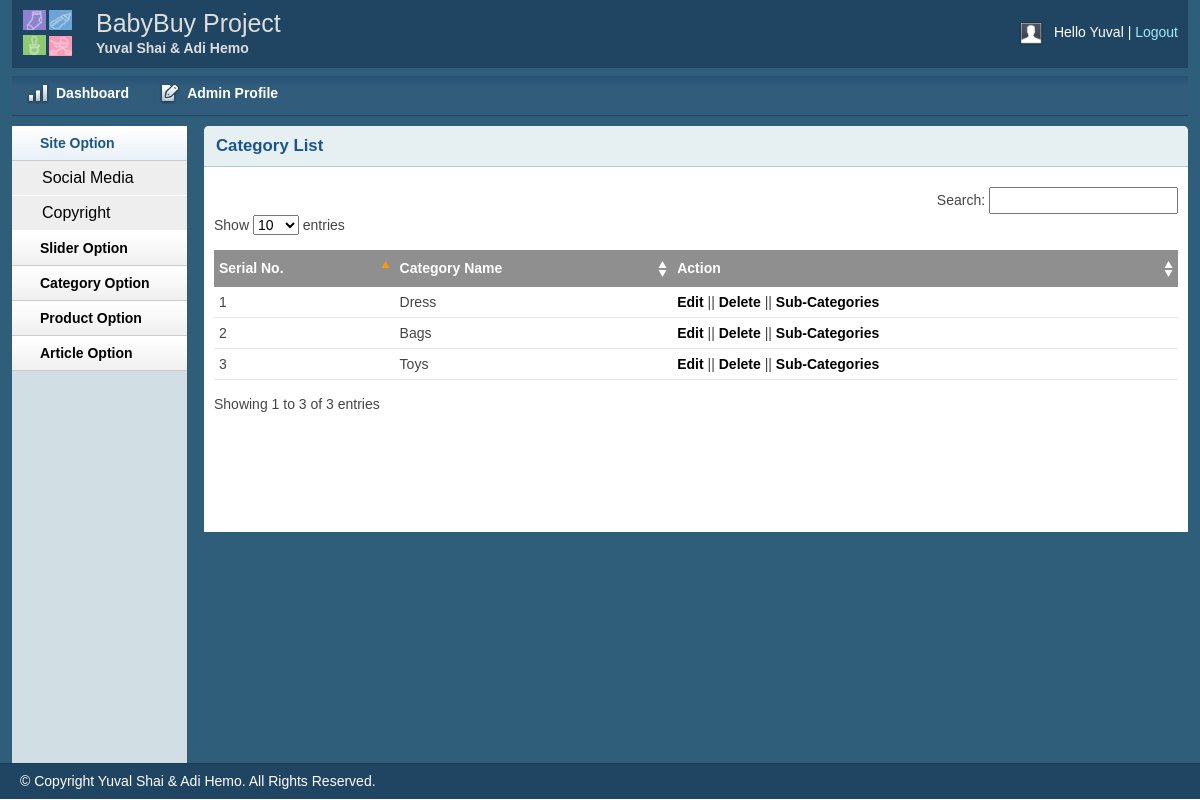
The app's page /admin/catlist.php (signed in), older data.
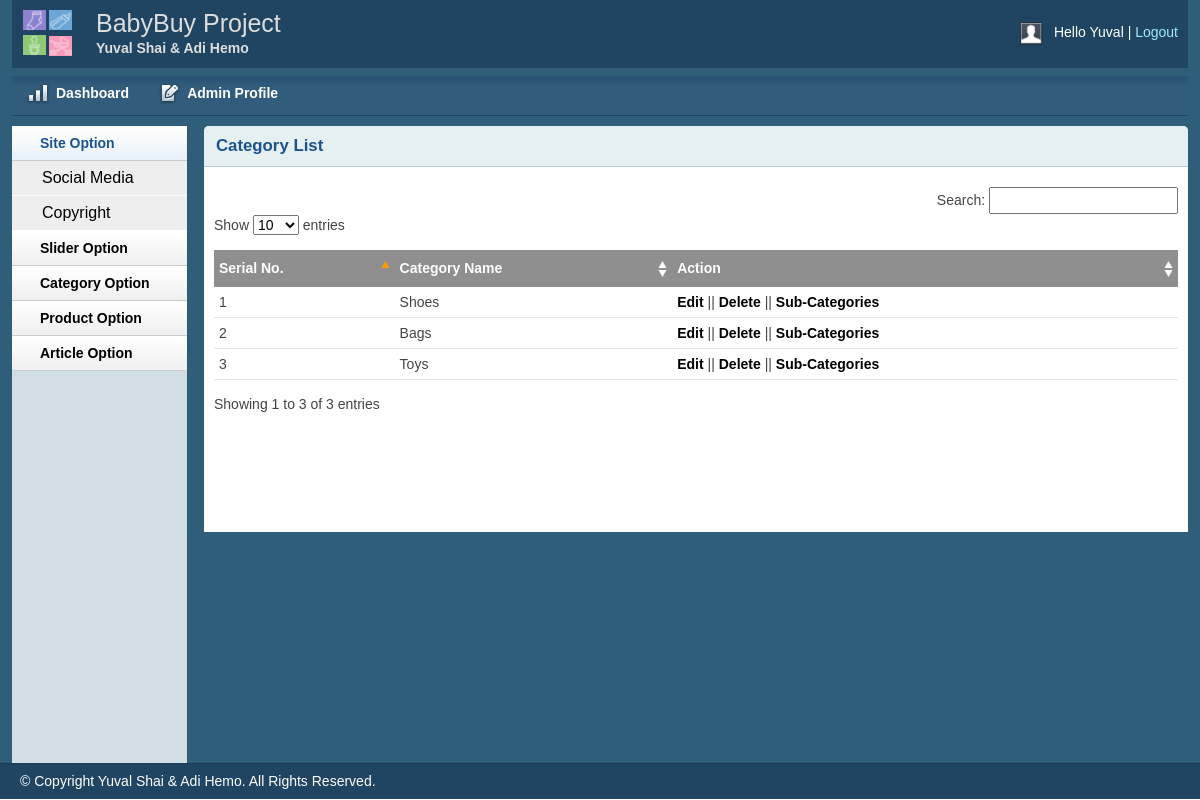
The same page, newer data.
### tables this page shows
CREATE TABLE IF NOT EXISTS `category` (
  `CategoryID` int(11) NOT NULL AUTO_INCREMENT,
  `CategoryName` varchar(25) NOT NULL,
  PRIMARY KEY (`CategoryID`)
);

### DataBase/DB_Config.php (called while the page is built, shortened)
<?php
class Database{
    public $host    = DB_HOST;
    public $user    = DB_USER;
    public $pass    = DB_PASS;
    public $dbname  = DB_NAME;
    public $link;
    private function connectDB(){
        $this->link = new mysqli($this->host,$this->user, $this->pass, $this->dbname);
        }
     public function select($query){
        $result = $this->link->query($query) or die ($this->link->error.__LINE__);
        if($result->num_rows > 0){
            return $result;
            } else {
                return false;
            }
         }
}
?>

### classes/Category.php (called while the page is built, shortened)
<?php
    $filepath = realpath(dirname(__FILE__));
    require_once ($filepath.'/../DataBase/DB_Config.php');
 ?>
<?php
class Category{
    private $db;
  public function __construct(){
      $this->db = new Database();
  }
  public function getAllCategories(){
      $query = "SELECT * FROM category ORDER BY CategoryID DESC";
      $result = $this->db->select($query);
      return $result;
  }
}
?>

### admin/catlist.php (the view, shortened to what this page needs)
<?php include 'inc/header.php';?>
<?php include 'inc/sidebar.php';?>
<?php require_once '../classes/Category.php'; ?>
<?php
    $cat = new Category();
?>
        <div class="grid_10">
            <div class="box round first grid">
                <h2>Category List</h2>
                <div class="block">
                    <table class="data display datatable" id="example">
					<thead>
						<tr>
							<th>Serial No.</th>
							<th>Category Name</th>
							<th>Action</th>
						</tr>
					</thead>
					<tbody>
					<?php
					$getCat = $cat->getAllCategories();
					if($getCat){
						$i = 0;
						while ($result = $getCat->fetch_assoc()) {
							$i++;
					?>
						<tr class="odd gradeX">
							<td> <?php echo $i; ?> </td>
							<td><?php echo $result['CategoryName']; ?></td>
							<td><a href="catedit.php?categoryid=<?php echo $result['CategoryID']; ?>"> Edit </a> ||
								<a onclick="return confirm('Are You Sure You Want To Delete This Category?')" href="?categoryId=<?php echo $result['CategoryID']; ?>&categoryName=<?php echo $result['CategoryName']; ?>" > Delete </a> ||
								<a href="subcategorybyid.php?categoryid=<?php echo $result['CategoryID']; ?>">Sub-Categories</a>
							</td>
						</tr>
						<?php } } ?>
					</tbody>
				</table>
               </div>
            </div>
        </div>
<?php include 'inc/footer.php';?>

Row changes from the older to the newer data that the page shows:
removed category: CategoryName "Dress"
added category: CategoryName "Shoes"
